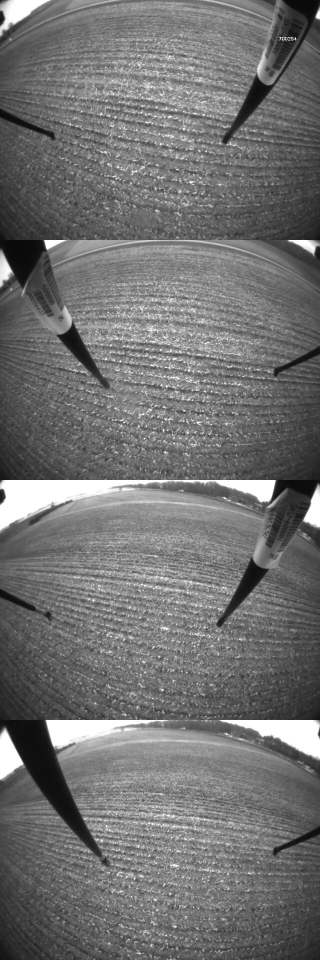
#> input picture 50.jpg, 640 x 1920 px (shown at 1/2 size); its folder holds only this picture in this run
$ python -i digits_detect.py   (imports and definitions only)   (older library calls are emulated)
#> lines starting #> are read from the running program, lines starting #| are printed output that depends on the picture; after the words box and inside, x2 and y2 are one past the last pixel; in counts of white or black regions, pixels touching at a corner belong together
import numpy as np
import cv2
import glob

import matplotlib.pyplot as plt
from cfg import *


def detect_digit_contours(gray, threshold=200, max_area=48, roi=None):
    ''' Detect the digits from input grayscale image
    '''
    if roi is not None:
        try:
            (x, y, w, h) = roi
            gray = gray[y:y+h, x:x+w]
        except:
            print('extract roi failed', roi)
    ret, img_thresh = cv2.threshold(gray, 120, 1, cv2.THRESH_BINARY)
    _, contours, _= cv2.findContours(img_thresh.copy(), cv2.RETR_EXTERNAL, cv2.CHAIN_APPROX_SIMPLE)

    # Get the boundbing boxes of each digit
    digits_bb = []
    for c in contours:
        # compute the bounding box of the contour
        (x, y, w, h) = cv2.boundingRect(c)
        if w >= 2 and (h >= 3 and h <= 15):
            digits_bb.append((x, y, w, h))
            max_area = max(max_area, w * h)
    # Sort the digits bb based on the x location (left to right)
    digits_bb = sorted(digits_bb, key=lambda x: x[0])
    # Convert the image pixel inside each bb into a feature vector
    digits_codebooks = []
    for roi in digits_bb:
        # compute the bounding box of the contour
        (x, y, w, h) = roi
        roi = img_thresh[y:y + h, x:x + w]
        code = np.zeros(max_area, dtype=np.uint8)
        binary_roi = roi.ravel()
        code[0:len(binary_roi)] = binary_roi
        digits_codebooks.append(code)
    return max_area, digits_codebooks, digits_bb


class DigitsDetect:
    def __init__(self, max_area=64):
        self.digits_codebooks = None
        self.longest_code = max_area
        self.build_codebook()


    def build_codebook(self):
        text_dict='0123456789'
        gray = np.zeros([128, 128], dtype=np.uint8)
        gray = cv2.putText(
            gray, text_dict, (0, gray.shape[0]/2), cv2.FONT_HERSHEY_DUPLEX,
            0.3, (255,255,255), 1, cv2.LINE_8, False)
        self.longest_code, self.digits_codebooks, _= detect_digit_contours(gray, max_area=self.longest_code)

    def decode_to_digit(self, code):
        digit = -1
        if len(code) != self.longest_code:
            code = code[0:self.longest_code]
        for i, dcb in enumerate(self.digits_codebooks):
            diff = cv2.countNonZero(cv2.bitwise_xor(dcb, code))
            if diff  < 2:
                return i
        return -1

    def detect(self, gray, roi=None):
        max_len, codes, bb = detect_digit_contours(gray, max_area=self.longest_code)
        # import pdb; pdb.set_trace()
        # assert(max_len <= self.longest_code)
        digits = []
        for c in codes:
            d = self.decode_to_digit(c)
            if d < 0:
                continue
            digits.append(self.decode_to_digit(c))
        # Convert to a interger
        num = 0
        for d in digits:
            num = num * 10 + d
        return num


# [12 lines of commented-out code are left out]

>>> import cv2
>>> picture = cv2.imread('50.jpg', cv2.IMREAD_GRAYSCALE)
#> picture is the input picture: shape (1920, 640); min 4, max 255, mean 112.9
>>> result = DigitsDetect().detect(picture)
#> call 2 of detect_digit_contours, with threshold = 200, max_area = 64
#> in detect_digit_contours (call 2), `ret, img_thresh = cv2.threshold(gray, 120, 1, cv2.THRESH_BINARY)`:
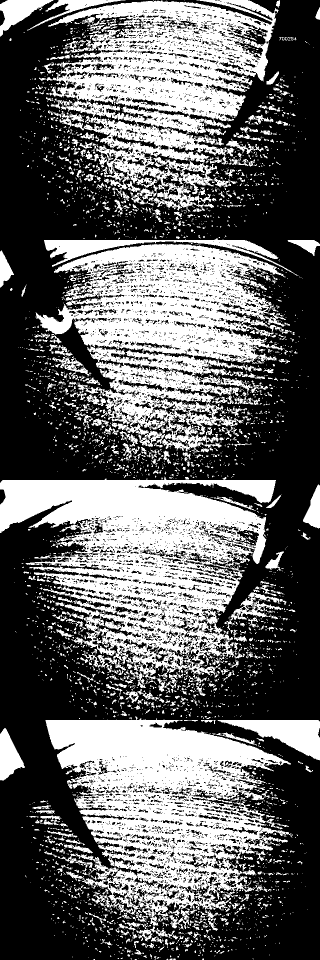
#> img_thresh: shape (1920, 640) (shown at 1/2 size); values 0 (black) and 1 (white), 39.3% white; 3870 white regions (3329 under 20 px)
#> in detect_digit_contours (call 2), `_, contours, _= cv2.findContours(img_thresh.copy(), cv2.RETR_EXTERNAL,..`: contours = 3637 contours, 3323 with area under 20; largest, box (x1, y1, x2, y2) and area: (0, 953, 552, 1367) 128951, (91, 1432, 583, 1862) 117904, (71, 488, 571, 907) 111104, (92, 0, 557, 424) 107470, (435, 1440, 640, 1521) 7278
#> the loop in detect_digit_contours (call 2), `for c in contours:` made 3637 passes
#> (c, x, y, w, h, max_area) on passes 6, 20, 59: ([[334, 1917], [333, 1918], [333, 1919], [336, 1919]], 333, 1917, 4, 3, 64), ([[340, 1911], [340, 1914], [342, 1912], [341, 1911]], 340, 1911, 3, 4, 64), ([[507, 1896], [506, 1897], [506, 1898], [508, 1896]], 506, 1896, 3, 3, 140)
#> (x, y, w, h, max_area) on passes 4, 5, 13, 17, 18, 21: (404, 1917, 4, 3, 64), (339, 1917, 13, 3, 64), (313, 1914, 6, 4, 64), (355, 1912, 3, 4, 64), (308, 1912, 5, 8, 64), (287, 1911, 7, 5, 64)
#> after the loop in detect_digit_contours (call 2), `for c in contours:`: digits_bb = 1556 items, first 6: (404, 1917, 4, 3), (339, 1917, 13, 3), (333, 1917, 4, 3), (313, 1914, 6, 4), (355, 1912, 3, 4), (308, 1912, 5, 8)
#> in detect_digit_contours (call 2), `digits_bb = sorted(digits_bb, key=lambda x: x[0])`: digits_bb = 1556 items, first 6: (19, 76, 4, 6), (20, 576, 5, 6), (40, 219, 2, 3), (44, 1133, 4, 3), (47, 1143, 11, 4), (50, 1751, 4, 4)
#> the loop in detect_digit_contours (call 2), `for roi in digits_bb:` made 1556 passes
#> the loop in detect, `for d in digits:` made 4 passes
#> d on passes 2, 4: 0, 5
